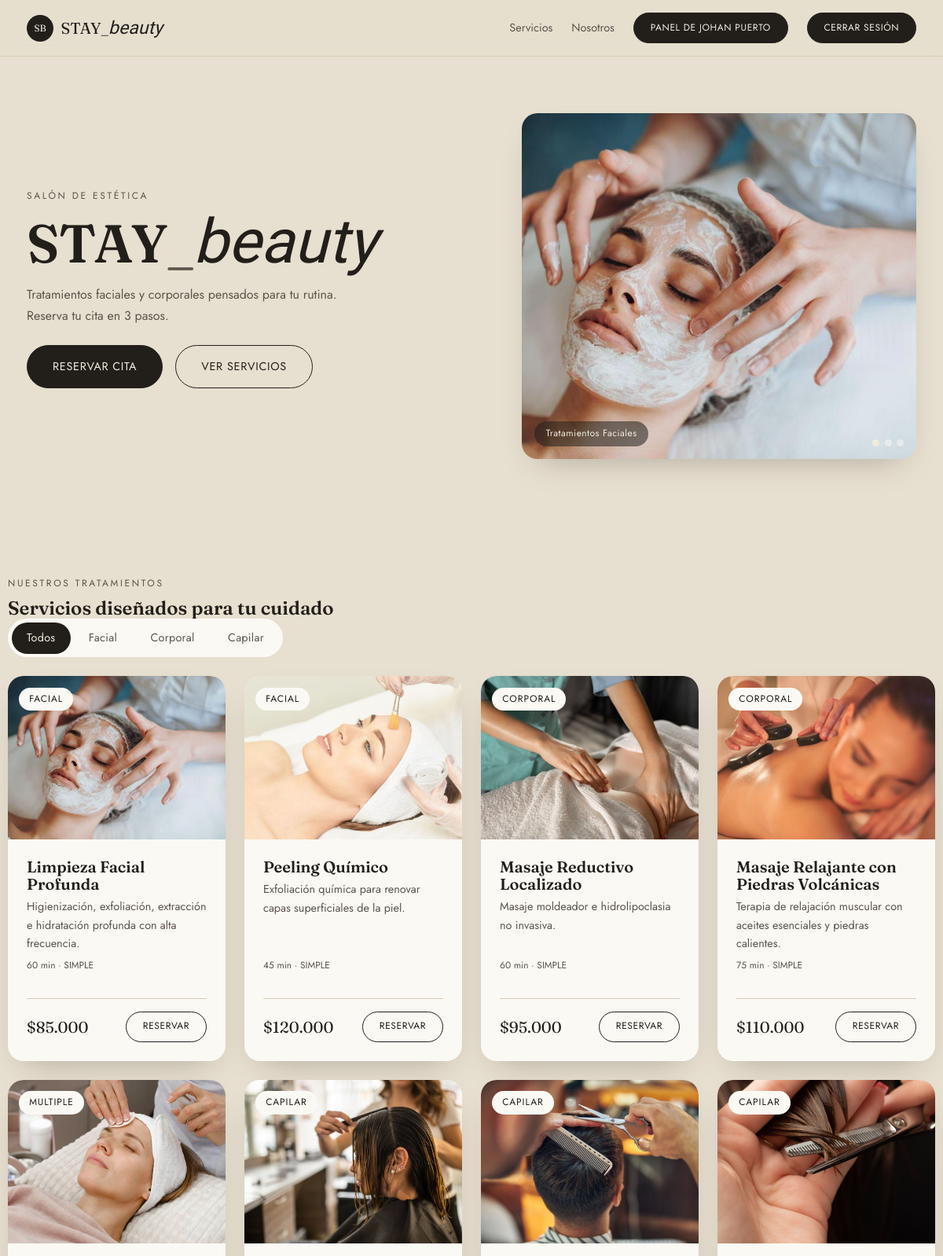
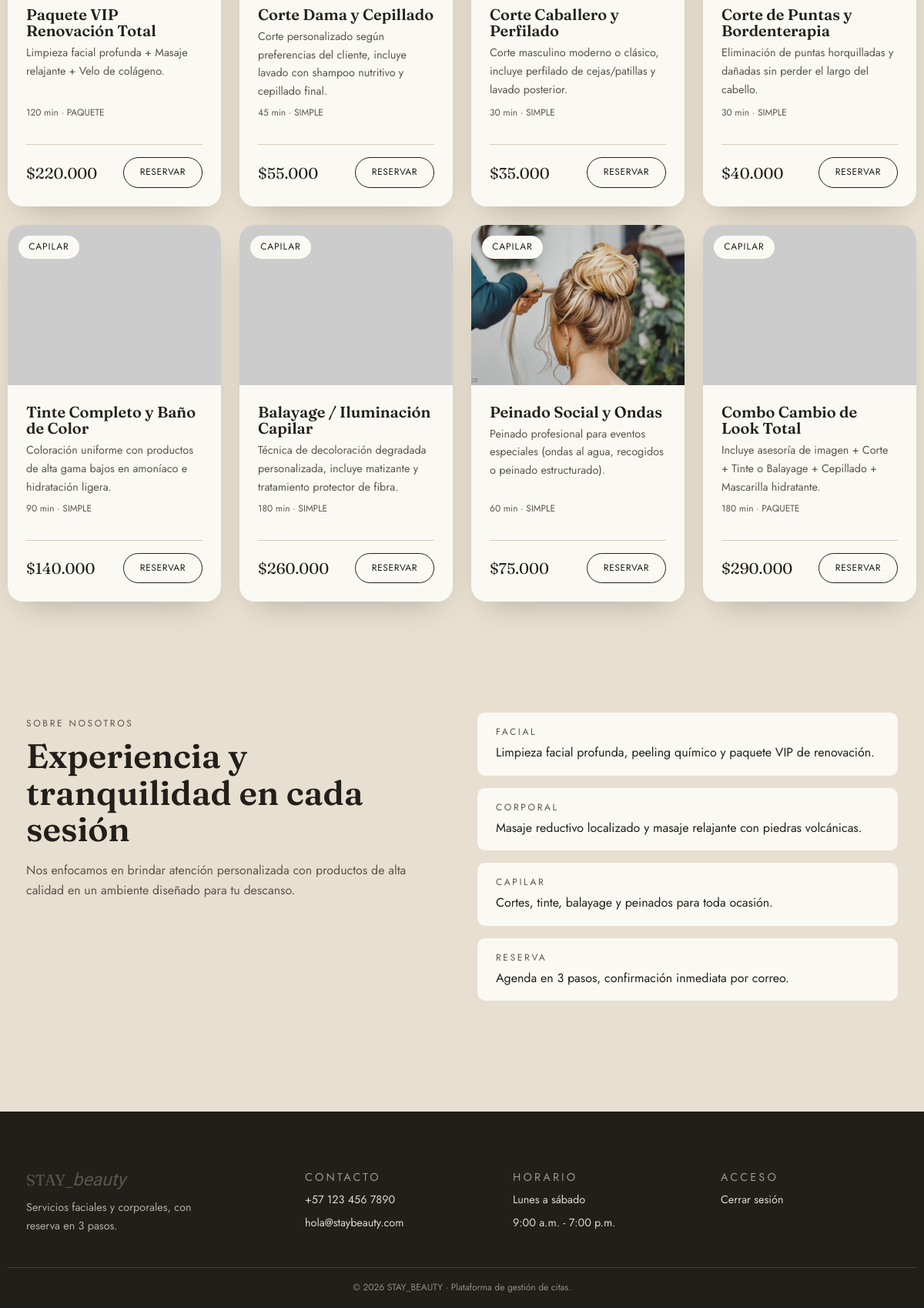
The app's page / (signed in) with its own data (2 pictures, top to bottom).
### tables this page shows
CREATE TABLE `servicio` (
  `id_servicio` int(11) NOT NULL,
  `nombre` varchar(100) NOT NULL,
  `descripcion` text DEFAULT NULL,
  `categoria` enum('FACIAL','CORPORAL','CAPILAR','MULTIPLE') NOT NULL,
  `tipo_servicio` enum('SIMPLE','PAQUETE') NOT NULL DEFAULT 'SIMPLE',
  `precio_actual` decimal(10,2) NOT NULL,
  `duracion_minutos` int(11) NOT NULL,
  `activo` tinyint(1) NOT NULL DEFAULT 1
);

### index.php (the view, shortened to what this page needs)
<?php
require_once 'conexion.php';
$sesionActiva  = isset($_SESSION['id_usuario']);
$idRol         = (int)($_SESSION['id_rol'] ?? 1);
$nombreRol     = strtoupper(trim($_SESSION['nombre_rol'] ?? ''));
$esAdmin       = ($idRol === 2 || strpos($nombreRol, 'ADMIN') !== false);
$nombreCliente = htmlspecialchars($_SESSION['nombre'] ?? '');
try {
    $stmt = $pdo->prepare("SELECT id_servicio, nombre, descripcion, categoria, tipo_servicio, precio_actual, duracion_minutos
                           FROM servicio
                           WHERE activo = 1
                           ORDER BY id_servicio ASC");
    $stmt->execute();
    $servicios = $stmt->fetchAll();
} catch (PDOException $e) {
    $servicios = [];
}
?>
<!DOCTYPE html>
<html lang="es">
<head>
<link rel="stylesheet" href="styles.css?v=11">
</head>
<body>
<header class="nav">
  <div class="container nav__inner">
    <a href="index.php" class="nav__brand">
      <span class="nav__brand-mark">SB</span>
      <span class="nav__brand-text">STAY<span class="nav__brand-underscore">_</span><em class="script-accent">beauty</em></span>
    </a>
    <nav class="nav__links" id="nav-links" aria-label="Navegación principal">
      <a href="#catalogo">Servicios</a>
      <a href="#nosotros">Nosotros</a>
      <?php if ($sesionActiva): ?>
          <a href="<?php echo $esAdmin ? 'dashboardAdmin.php' : 'miPanel.php'; ?>" class="btn btn-sm">
          <?php echo $esAdmin ? 'Panel Admin' : 'Panel de ' . $nombreCliente; ?>
        </a>
      <?php endif; ?>
    </nav>
    <?php if ($sesionActiva): ?>
      <a href="login.php?logout=1" class="btn btn-sm nav__cta">Cerrar sesión</a>
    <?php else: ?>
      <a href="login.php" class="btn btn-sm nav__cta">Iniciar sesión</a>
    <?php endif; ?>
  </div>
</header>
<section class="hero">
  <div class="container hero__inner">
    <div class="hero__text">
      <p class="eyebrow">Salón de estética</p>
      <h1>STAY<span class="nav__brand-underscore">_</span><em class="script-accent">beauty</em></h1>
      <p class="hero__lead">Tratamientos faciales y corporales pensados para tu rutina. Reserva tu cita en 3 pasos.</p>
      <div class="hero__cta">
        <a href="reserva.php" class="btn">Reservar cita</a>
        <a href="#catalogo" class="btn btn-outline">Ver servicios</a>
      </div>
    </div>
    <div class="hero__media" id="hero-carousel">
      <div class="hero__slide is-active">
        <span class="hero__slide-caption">Tratamientos Faciales</span>
      </div>
      <div class="hero__dots">
        <button type="button" class="hero__dot is-active" aria-label="Ver diapositiva 1"></button>
        <button type="button" class="hero__dot" aria-label="Ver diapositiva 2"></button>
        <button type="button" class="hero__dot" aria-label="Ver diapositiva 3"></button>
      </div>
    </div>
  </div>
</section>
<section class="section container" id="catalogo">
  <div class="section__header">
    <p class="eyebrow">Nuestros tratamientos</p>
    <h2>Servicios diseñados para tu cuidado</h2>
  </div>
  <div class="catalog-filters">
    <div class="tabs">
      <button type="button" class="tabs__btn is-active" data-filter="todos">Todos</button>
      <button type="button" class="tabs__btn" data-filter="facial">Facial</button>
      <button type="button" class="tabs__btn" data-filter="corporal">Corporal</button>
      <button type="button" class="tabs__btn" data-filter="capilar">Capilar</button>
    </div>
  </div>
  <div class="services-grid" id="catalogo-grid">
    <?php if (!empty($servicios)): ?>
      <?php foreach ($servicios as $srv): ?>
        <?php
          $precioFormateado = '$' . number_format($srv['precio_actual'], 0, ',', '.');
          $imagen = "assets/images/servicio-{$srv['id_servicio']}.jpg";
        ?>
        <article class="service-card" data-categoria="<?php echo htmlspecialchars(strtolower($srv['categoria'])); ?>">
          <div class="service-card__media">
            <img src="<?php echo $imagen; ?>"
                 onerror="this.onerror=null; this.src='https://picsum.photos/seed/<?php echo $srv['id_servicio']; ?>/480/360';"
                 alt="<?php echo htmlspecialchars($srv['nombre']); ?>">
            <span class="service-card__categoria">
              <?php echo htmlspecialchars(ucfirst(strtolower($srv['categoria']))); ?>
            </span>
          </div>
          <div class="service-card__body">
            <h3><?php echo htmlspecialchars($srv['nombre']); ?></h3>
            <p class="service-card__desc"><?php echo htmlspecialchars($srv['descripcion']); ?></p>
            <p class="service-card__meta"><?php echo (int)$srv['duracion_minutos']; ?> min &middot; <?php echo htmlspecialchars($srv['tipo_servicio']); ?></p>
            <div class="service-card__footer">
              <span class="service-card__price"><?php echo $precioFormateado; ?></span>
              <a href="reserva.php?servicio=<?php echo $srv['id_servicio']; ?>" class="btn btn-outline btn-sm">Reservar</a>
            </div>
          </div>
        </article>
      <?php endforeach; ?>
    <?php else: ?>
      <p class="empty-state">No hay servicios disponibles en este momento.</p>
    <?php endif; ?>
  </div>
</section>
<section id="nosotros" class="section about">
  <div class="container about__inner">
    <div>
      <p class="eyebrow">Sobre nosotros</p>
      <h2>Experiencia y tranquilidad en cada sesión</h2>
      <p>Nos enfocamos en brindar atención personalizada con productos de alta calidad en un ambiente diseñado para tu descanso.</p>
    </div>
    <ul class="about__list">
      <li><span class="eyebrow">Facial</span>Limpieza facial profunda, peeling químico y paquete VIP de renovación.</li>
      <li><span class="eyebrow">Corporal</span>Masaje reductivo localizado y masaje relajante con piedras volcánicas.</li>
      <li><span class="eyebrow">Capilar</span>Cortes, tinte, balayage y peinados para toda ocasión.</li>
      <li><span class="eyebrow">Reserva</span>Agenda en 3 pasos, confirmación inmediata por correo.</li>
    </ul>
  </div>
</section>
<footer class="footer">
  <div class="container footer__inner">
    <div class="footer__brand">
      <p class="footer__brand-text">STAY<span class="nav__brand-underscore">_</span><em class="script-accent">beauty</em></p>
      <p class="footer__tag">Servicios faciales y corporales, con reserva en 3 pasos.</p>
    </div>
    <div class="footer__col">
      <p class="eyebrow">Contacto</p>
      <p><a href="tel:+571234567890">+57 123 456 7890</a></p>
      <p><a href="mailto:hola@staybeauty.com">hola@staybeauty.com</a></p>
    </div>
    <div class="footer__col">
      <p class="eyebrow">Horario</p>
      <p>Lunes a sábado</p>
      <p>9:00 a.m. - 7:00 p.m.</p>
    </div>
    <div class="footer__col">
      <p class="eyebrow">Acceso</p>
      <p>
        <?php if ($sesionActiva): ?>
          <a href="login.php?logout=1" class="link-btn" style="color:inherit;">Cerrar sesión</a>
        <?php else: ?>
          <a href="login.php" class="link-btn" style="color:inherit;">Iniciar sesión</a>
        <?php endif; ?>
      </p>
    </div>
  </div>
  <p class="footer__legal">&copy; 2026 STAY_BEAUTY &middot; Plataforma de gestión de citas.</p>
</footer>
</body>
</html>

### records on screen
servicio: shows a picture, categoria "FACIAL", nombre "Limpieza Facial Profunda", descripcion "Higienización, exfoliación, extracción e hidratación profunda con alta frecuencia.", duracion_minutos "60", tipo_servicio "SIMPLE", precio_actual "$85.000"
servicio: shows a picture, categoria "FACIAL", nombre "Peeling Químico", descripcion "Exfoliación química para renovar capas superficiales de la piel.", duracion_minutos "45", tipo_servicio "SIMPLE", precio_actual "$120.000"
servicio: shows a picture, categoria "CORPORAL", nombre "Masaje Reductivo Localizado", descripcion "Masaje moldeador e hidrolipoclasia no invasiva.", duracion_minutos "60", tipo_servicio "SIMPLE", precio_actual "$95.000"
servicio: shows a picture, categoria "CORPORAL", nombre "Masaje Relajante con Piedras Volcánicas", descripcion "Terapia de relajación muscular con aceites esenciales y piedras calientes.", duracion_minutos "75", tipo_servicio "SIMPLE", precio_actual "$110.000"
servicio: shows a picture, categoria "MULTIPLE", nombre "Paquete VIP Renovación Total", descripcion "Limpieza facial profunda + Masaje relajante + Velo de colágeno.", duracion_minutos "120", tipo_servicio "PAQUETE", precio_actual "$220.000"
servicio: shows a picture, categoria "CAPILAR", nombre "Corte Dama y Cepillado", descripcion "Corte personalizado según preferencias del cliente, incluye lavado con shampoo nutritivo y cepillado final.", duracion_minutos "45", tipo_servicio "SIMPLE", precio_actual "$55.000"
servicio: shows a picture, categoria "CAPILAR", nombre "Corte Caballero y Perfilado", descripcion "Corte masculino moderno o clásico, incluye perfilado de cejas/patillas y lavado posterior.", duracion_minutos "30", tipo_servicio "SIMPLE", precio_actual "$35.000"
servicio: shows a picture, categoria "CAPILAR", nombre "Corte de Puntas y Bordenterapia", descripcion "Eliminación de puntas horquilladas y dañadas sin perder el largo del cabello.", duracion_minutos "30", tipo_servicio "SIMPLE", precio_actual "$40.000"
servicio: categoria "CAPILAR", nombre "Tinte Completo y Baño de Color", descripcion "Coloración uniforme con productos de alta gama bajos en amoníaco e hidratación ligera.", duracion_minutos "90", tipo_servicio "SIMPLE", precio_actual "$140.000"
servicio: categoria "CAPILAR", nombre "Balayage / Iluminación Capilar", descripcion "Técnica de decoloración degradada personalizada, incluye matizante y tratamiento protector de fibra.", duracion_minutos "180", tipo_servicio "SIMPLE", precio_actual "$260.000"
servicio: shows a picture, categoria "CAPILAR", nombre "Peinado Social y Ondas", descripcion "Peinado profesional para eventos especiales (ondas al agua, recogidos o peinado estructurado).", duracion_minutos "60", tipo_servicio "SIMPLE", precio_actual "$75.000"
servicio: categoria "CAPILAR", nombre "Combo Cambio de Look Total", descripcion "Incluye asesoría de imagen + Corte + Tinte o Balayage + Cepillado + Mascarilla hidratante.", duracion_minutos "180", tipo_servicio "PAQUETE", precio_actual "$290.000"

### other values on screen
$nombreCliente "JOHAN PUERTO"
